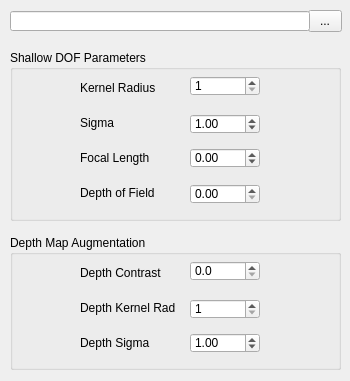
<?xml version="1.0" encoding="UTF-8"?>
<ui version="4.0">
 <class>MainDialog</class>
 <widget class="QDialog" name="MainDialog">
  <property name="geometry">
   <rect>
    <x>0</x>
    <y>0</y>
    <width>350</width>
    <height>381</height>
   </rect>
  </property>
  <property name="windowTitle">
   <string>Main Panel</string>
  </property>
  <widget class="QGroupBox" name="BlurParGroupBox">
   <property name="geometry">
    <rect>
     <x>10</x>
     <y>50</y>
     <width>331</width>
     <height>171</height>
    </rect>
   </property>
   <property name="title">
    <string>Shallow DOF Parameters</string>
   </property>
   <widget class="QSpinBox" name="KSizeSpin">
    <property name="geometry">
     <rect>
      <x>180</x>
      <y>26</y>
      <width>70</width>
      <height>20</height>
     </rect>
    </property>
    <property name="minimum">
     <number>1</number>
    </property>
    <property name="maximum">
     <number>256</number>
    </property>
   </widget>
   <widget class="QDoubleSpinBox" name="SigmaSpin">
    <property name="geometry">
     <rect>
      <x>180</x>
      <y>64</y>
      <width>70</width>
      <height>20</height>
     </rect>
    </property>
    <property name="maximum">
     <double>256.000000000000000</double>
    </property>
    <property name="singleStep">
     <double>0.100000000000000</double>
    </property>
    <property name="value">
     <double>1.000000000000000</double>
    </property>
   </widget>
   <widget class="QDoubleSpinBox" name="FocalLenSpin">
    <property name="geometry">
     <rect>
      <x>180</x>
      <y>98</y>
      <width>70</width>
      <height>20</height>
     </rect>
    </property>
    <property name="minimum">
     <double>-1.000000000000000</double>
    </property>
    <property name="maximum">
     <double>2.000000000000000</double>
    </property>
    <property name="singleStep">
     <double>0.010000000000000</double>
    </property>
   </widget>
   <widget class="QLabel" name="KSizeLabel">
    <property name="geometry">
     <rect>
      <x>70</x>
      <y>30</y>
      <width>81</width>
      <height>16</height>
     </rect>
    </property>
    <property name="text">
     <string>Kernel Radius</string>
    </property>
   </widget>
   <widget class="QLabel" name="SigmaLabel">
    <property name="geometry">
     <rect>
      <x>70</x>
      <y>65</y>
      <width>71</width>
      <height>16</height>
     </rect>
    </property>
    <property name="text">
     <string>Sigma</string>
    </property>
   </widget>
   <widget class="QLabel" name="FocalLenLabel">
    <property name="geometry">
     <rect>
      <x>70</x>
      <y>100</y>
      <width>81</width>
      <height>16</height>
     </rect>
    </property>
    <property name="text">
     <string>Focal Length</string>
    </property>
   </widget>
   <widget class="QLabel" name="DOFLabel">
    <property name="geometry">
     <rect>
      <x>70</x>
      <y>135</y>
      <width>91</width>
      <height>16</height>
     </rect>
    </property>
    <property name="text">
     <string>Depth of Field</string>
    </property>
   </widget>
   <widget class="QDoubleSpinBox" name="DOFSpin">
    <property name="geometry">
     <rect>
      <x>180</x>
      <y>134</y>
      <width>70</width>
      <height>20</height>
     </rect>
    </property>
    <property name="decimals">
     <number>2</number>
    </property>
    <property name="minimum">
     <double>0.000000000000000</double>
    </property>
    <property name="maximum">
     <double>1.000000000000000</double>
    </property>
    <property name="singleStep">
     <double>0.010000000000000</double>
    </property>
   </widget>
  </widget>
  <widget class="QToolButton" name="FileButton">
   <property name="geometry">
    <rect>
     <x>308</x>
     <y>10</y>
     <width>34</width>
     <height>22</height>
    </rect>
   </property>
   <property name="text">
    <string>...</string>
   </property>
  </widget>
  <widget class="QLineEdit" name="FileLineEdit">
   <property name="geometry">
    <rect>
     <x>10</x>
     <y>11</y>
     <width>300</width>
     <height>20</height>
    </rect>
   </property>
  </widget>
  <widget class="QGroupBox" name="DParGroupBox">
   <property name="geometry">
    <rect>
     <x>10</x>
     <y>235</y>
     <width>331</width>
     <height>135</height>
    </rect>
   </property>
   <property name="title">
    <string>Depth Map Augmentation</string>
   </property>
   <widget class="QDoubleSpinBox" name="ContSpin">
    <property name="geometry">
     <rect>
      <x>180</x>
      <y>26</y>
      <width>70</width>
      <height>20</height>
     </rect>
    </property>
    <property name="decimals">
     <number>1</number>
    </property>
    <property name="minimum">
     <double>0.000000000000000</double>
    </property>
    <property name="maximum">
     <double>255.000000000000000</double>
    </property>
    <property name="singleStep">
     <double>1.000000000000000</double>
    </property>
   </widget>
   <widget class="QSpinBox" name="DKSizeSpin">
    <property name="geometry">
     <rect>
      <x>180</x>
      <y>64</y>
      <width>70</width>
      <height>20</height>
     </rect>
    </property>
    <property name="minimum">
     <number>1</number>
    </property>
    <property name="maximum">
     <number>256</number>
    </property>
   </widget>
   <widget class="QLabel" name="ContLabel">
    <property name="geometry">
     <rect>
      <x>70</x>
      <y>30</y>
      <width>91</width>
      <height>16</height>
     </rect>
    </property>
    <property name="text">
     <string>Depth Contrast</string>
    </property>
   </widget>
   <widget class="QDoubleSpinBox" name="DSigmaSpin">
    <property name="geometry">
     <rect>
      <x>180</x>
      <y>98</y>
      <width>70</width>
      <height>20</height>
     </rect>
    </property>
    <property name="maximum">
     <double>256.000000000000000</double>
    </property>
    <property name="singleStep">
     <double>0.100000000000000</double>
    </property>
    <property name="value">
     <double>1.000000000000000</double>
    </property>
   </widget>
   <widget class="QLabel" name="DKSizeLabel">
    <property name="geometry">
     <rect>
      <x>70</x>
      <y>65</y>
      <width>101</width>
      <height>16</height>
     </rect>
    </property>
    <property name="text">
     <string>Depth Kernel Rad</string>
    </property>
   </widget>
   <widget class="QLabel" name="DSigmaLabel">
    <property name="geometry">
     <rect>
      <x>70</x>
      <y>100</y>
      <width>91</width>
      <height>16</height>
     </rect>
    </property>
    <property name="text">
     <string>Depth Sigma</string>
    </property>
   </widget>
  </widget>
 </widget>
 <resources/>
 <connections/>
</ui>
